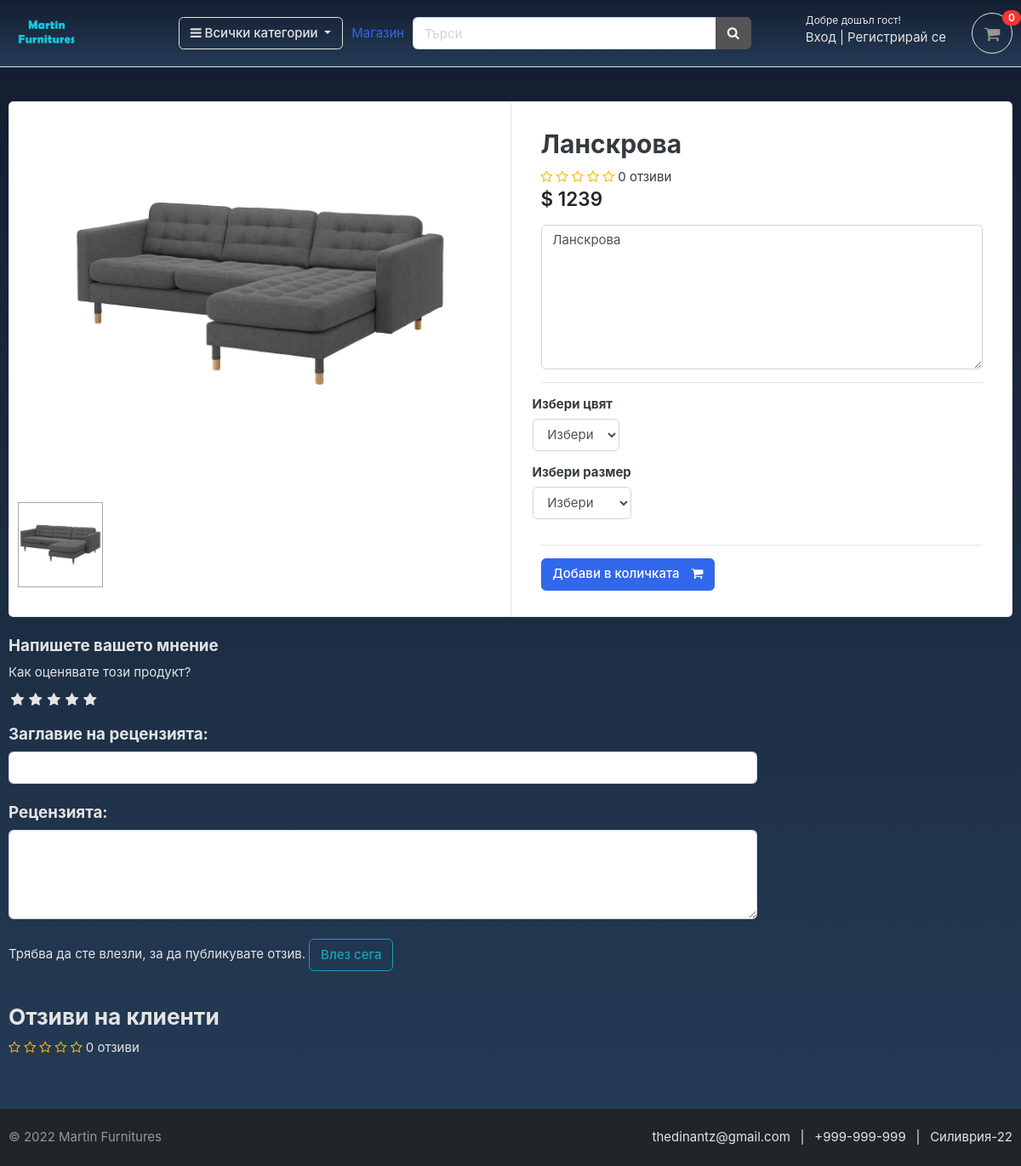
/store/category/dnevna/lanskrova/, run on the app's committed database.
### store/models.py (models this page shows, shortened)
class Product(models.Model):
    product_name    = models.CharField(max_length=50, unique=True)
    slug            = models.SlugField(max_length=50, unique=True)
    description     = models.TextField(max_length=600, blank=True)
    hidden_desc     = models.TextField(max_length=600, blank=True)
    type            = models.CharField(max_length=50, null=False, blank=False)
    price           = models.IntegerField()
    images          = models.ImageField(upload_to='photos/products')
    stock           = models.IntegerField()
    is_available    = models.BooleanField(default=True)
    category        = models.ForeignKey(Category, on_delete=models.CASCADE)
    created_date    = models.DateTimeField(auto_now_add=True)
    modified_date   = models.DateTimeField(auto_now=True)
    def averageReview(self):
        reviews = ReviewRating.objects.filter(product=self, status=True).aggregate(average=Avg('rating'))
        avg = 0
        if reviews['average'] is not None:
            avg = float(reviews['average'])
        return avg
    def countReview(self):
        reviews = ReviewRating.objects.filter(product=self, status=True).aggregate(count=Count('id'))
        count = 0
        if reviews['count'] is not None:
            count = int(reviews['count'])
        return count

### store/views.py (the view)
# urls.py: path('category/<slug:category_slug>/<slug:product_slug>/', views.product_detail, name='product_detail'),
def product_detail(request, category_slug, product_slug):
    try:
        single_product = Product.objects.get(category__slug=category_slug, slug=product_slug)
        in_cart = CartItem.objects.filter(cart__cart_id=_cart_id(request), product=single_product).exists()
    except Exception as e:
        raise e
    if request.user.is_authenticated:
        try:
            orderproduct = OrderProduct.objects.filter(user=request.user, product_id=single_product.id).exists()
        except OrderProduct.DoesNotExist:
            orderproduct = None
    else:
        orderproduct = None
    reviews = ReviewRating.objects.filter(product_id=single_product.id, status=True)
    product_gallery = ProductGallery.objects.filter(product_id=single_product.id)
    context = {
        'single_product': single_product,
        'in_cart'       : in_cart,
        'orderproduct': orderproduct,
        'reviews': reviews,
        'product_gallery': product_gallery,
    }
    return render(request, 'store/product_detail.html', context)

### carts/context_processors.py (called while the page is built)
def counter(request):
    cart_count = 0
    if 'admin' in request.path:
        return {}
    else:
        try:
            cart = Cart.objects.filter(cart_id=_cart_id(request))
            if request.user.is_authenticated:
                cart_items = CartItem.objects.all().filter(user=request.user)
            else:
                cart_items = CartItem.objects.all().filter(cart=cart[:1])
            for cart_item in cart_items:
                cart_count += cart_item.quantity
        except Cart.DoesNotExist:
            cart_count = 0
    return dict(cart_count=cart_count)

### carts/views.py (called while the page is built)
def _cart_id(request):
    cart = request.session.session_key
    if not cart:
        cart = request.session.create()
    return cart

### category/context_processors.py (called while the page is built)
def menu_links(request):
    links = Category.objects.all()
    return dict(links=links)

### category/models.py (called while the page is built)
    def get_url(self):
        return reverse('products_by_category', args=[self.slug])

### store/models.py (called while the page is built)
    def colors(self):
        return super(VariationManager, self).filter(variation_category='color', is_active=True)

    def sizes(self):
        return super(VariationManager, self).filter(variation_category='size', is_active=True)

### templates/store/product_detail.html (shortened to what this page needs)
{% extends 'base.html' %}
{% load static %}
{% block content %}
<section class="section padding-y coloringlinear">
    <div class="container">
		<div class="card">
			<div class="row no-gutters">
				<aside class="col-md-6">
					<article class="gallery-wrap">
						<div class="img-big-wrap mainImage">
							<center><img src="{{ single_product.images.url }}"></center>
						</div>
					</article>
					<ul class="thumb">
						<li>
							<a href="{{ single_product.images.url }}" target="mainImage"><img src="{{ single_product.images.url }}" alt="Product Image"></a>
						</li>
					</ul>
				</aside>
                <main class="col-md-6 border-left">
					<form action="{% url 'add_cart' single_product.id %}" method="POST">
						<article class="content-body">
							<h2 class="title">{{ single_product.product_name }}</h2>
							<div class="rating-star">
								<span>
									<i class="fa fa-star{% if single_product.averageReview < 0.5 %}-o{% elif single_product.averageReview >= 0.5 and single_product.averageReview < 1 %}-half-o {% endif %}" aria-hidden="true"></i>
									<i class="fa fa-star{% if single_product.averageReview < 1.5 %}-o{% elif single_product.averageReview >= 1.5 and single_product.averageReview < 2 %}-half-o {% endif %}" aria-hidden="true"></i>
									<i class="fa fa-star{% if single_product.averageReview < 2.5 %}-o{% elif single_product.averageReview >= 2.5 and single_product.averageReview < 3 %}-half-o {% endif %}" aria-hidden="true"></i>
									<i class="fa fa-star{% if single_product.averageReview < 3.5 %}-o{% elif single_product.averageReview >= 3.5 and single_product.averageReview < 4 %}-half-o {% endif %}" aria-hidden="true"></i>
									<i class="fa fa-star{% if single_product.averageReview < 4.5 %}-o{% elif single_product.averageReview >= 4.5 and single_product.averageReview < 5 %}-half-o {% endif %}" aria-hidden="true"></i>
	                                <span>{{single_product.countReview}} отзиви</span>
									</span>
							</div>
							<div class="mb-3">
								<var class="price h4">$ {{single_product.price}}</var>
							</div>
                            <textarea style="min-height: 170px; max-height: 250px; margin-bottom: 10px;background-color: #fff;" class="form-control" readonly>{{ single_product.description }}</textarea>
                            <hr>
							<div class="row">
								<div class="item-option-select">
									<h6>Избери цвят</h6>
									<select name="color" class="form-control" required>
										<option value="" disabled selected>Избери</option>
									</select>
								</div>
							</div>
							<div class="row">
								<div class="item-option-select">
									<h6>Избери размер</h6>
									<select name="size" class="form-control" required>
										<option value="" disabled selected>Избери</option>
									</select>
								</div>
							</div>
							<hr>
							{% if single_product.stock <= 0 %}
							<h5 class="text-danger">Изчерпано количество</h5>
							{% else %}
							<button type="submit" class="btn  btn-primary"> <span class="text">Добави в количката</span> <i class="fa fa-shopping-cart"></i> </button>
							{% endif %}
						</article>
					</form>
				</main>
        </div>
    </div>
    <br>
    <div class="row">
        <div class="col-md-9 text-light">
            <form action="{% url 'submit_review' single_product.id %}" method="POST">
            <h5 >Напишете вашето мнение</h5>
			<div>
				<label  >Как оценявате този продукт?</label>
				<br>
                <div class="rate">
                    <input type="radio" name="rating" id="rating10" value="5" required /><label for="rating10" title="5"></label>
                    <input type="radio" name="rating" id="rating8" value="4" required /><label for="rating8" title="4"></label>
                    <input type="radio" name="rating" id="rating6" value="3" required /><label for="rating6" title="3"></label>
                    <input type="radio" name="rating" id="rating4" value="2" required /><label for="rating4" title="2"></label>
                    <input type="radio" name="rating" id="rating2" value="1" required /><label for="rating2" title="1"></label>
                </div>
                <br>
				<h5 class="text-light">
                    Заглавие на рецензията:
                </h5>
				<input type="text" class="form-control" name="subject">
				<br>
                <h5 class="text-light">
                    Рецензията:
                </h5>
				<textarea name="review" rows="4" class="form-control"></textarea>
				<br>
                    {% if user.is_authenticated %}
							<input type="submit" value="Добави ревю" class="btn btn-primary">
					{% else %}
					    <p class="text-light ">Трябва да сте влезли, за да публикувате отзив. <span><a href="{% url 'login' %}" class="btn btn-outline-info">Влез сега</a></span></p>
                    {% endif %}
			</div>
		    </form>
                <br>
                <header class="section-heading">
	            <h3 class="text-light">Отзиви на клиенти</h3>
	            <div class="rating-star">
		        <span>
			        <i class="fa fa-star{% if single_product.averageReview < 0.5 %}-o{% elif single_product.averageReview >= 0.5 and single_product.averageReview < 1 %}-half-o {% endif %}" aria-hidden="true"></i>
			        <i class="fa fa-star{% if single_product.averageReview < 1.5 %}-o{% elif single_product.averageReview >= 1.5 and single_product.averageReview < 2 %}-half-o {% endif %}" aria-hidden="true"></i>
			        <i class="fa fa-star{% if single_product.averageReview < 2.5 %}-o{% elif single_product.averageReview >= 2.5 and single_product.averageReview < 3 %}-half-o {% endif %}" aria-hidden="true"></i>
			        <i class="fa fa-star{% if single_product.averageReview < 3.5 %}-o{% elif single_product.averageReview >= 3.5 and single_product.averageReview < 4 %}-half-o {% endif %}" aria-hidden="true"></i>
			        <i class="fa fa-star{% if single_product.averageReview < 4.5 %}-o{% elif single_product.averageReview >= 4.5 and single_product.averageReview < 5 %}-half-o {% endif %}" aria-hidden="true"></i>
	                <span>{{single_product.countReview}} отзиви</span>
			        </span>
	            </div>
                </header>
			</div>
		</div>
	</div>
</section>
{% endblock content %}

### static/css/ui.css (style rules this page uses)
html { font-family: "Inter", sans-serif; font-size: 15px; }
.content-body { flex: 1 1 auto; padding: 2rem 2.3rem; }
.padding-y { padding-top: 40px; padding-bottom: 40px; }
var { font-style: normal; }
article:after, .form-group:after { display: block; clear: both; content: ""; }
.section-heading { margin-bottom: 20px; margin-top: 15px; }
p:last-child { margin-bottom: 0; }
.btn .text + i { margin-left: 10px; }
.price { font-weight: 600; color: #212529; }
.gallery-wrap .img-big-wrap { margin-bottom: 10px; border-radius: 0.37rem; overflow: hidden; background-color: #fff; }
.gallery-wrap .img-big-wrap img { height: 450px; width: auto; display: inline-block; }
.item-option-select { margin-bottom: 1rem; display: inline-block; margin-right: 15px; }

### static/css/custom.css (style rules this page uses)
.rate { display: inline-block;; border: 0; }
.rate > label { float: right; }
.rate > label:before { display: inline-block; font-size: 1.1rem; font-family: FontAwesome; content: "\f005"; margin:0; padding:0.3rem .2rem; cursor: pointer; }
.rating-star i { color: #ffb503 !important; }
ul.thumb { margin:0 auto; padding: 0; float: left; }
ul.thumb li { list-style: none; margin: 10px; }
ul.thumb li img { width: 100px; height: 100px; border: 1px solid rgb(167, 167, 167); }

### static/css/custom2.css (style rules this page uses)
.coloringlinear { background: linear-gradient(#141e30, #243b55); }

### data on the page
Product: images (picture), product_name "Ланскрова", countReview "0", price "1239", description "Ланскрова"

### other printed values
{{ cart_count }} "0"
